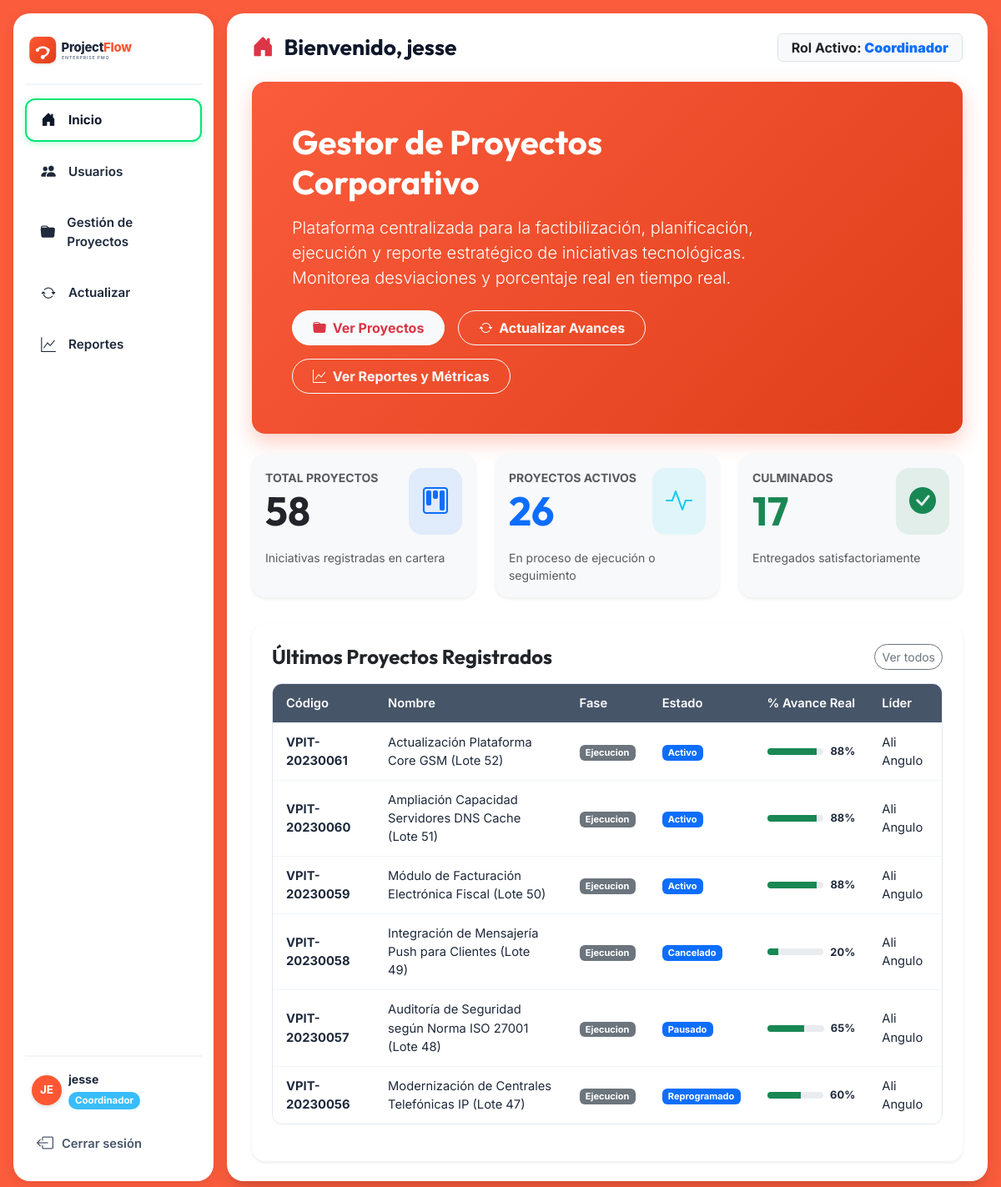
Page /admin_user/home/ (signed in) on the committed database.
### admin_user/models.py (models this page shows, shortened)
class CustomUser(AbstractUser):
    ROLE_ADMIN = 'Administrador'
    ROLE_COORDINATOR = 'Coordinador'
    ROLE_PMO = 'PMO'
    ROLE_GUEST = 'Invitado'
    ROLE_CHOICES = [
        (ROLE_ADMIN, 'Administrador'),
        (ROLE_COORDINATOR, 'Coordinador'),
        (ROLE_PMO, 'PMO'),
        (ROLE_GUEST, 'Invitado'),
    ]
    role = models.CharField(
        max_length=25,
        choices=ROLE_CHOICES,
        default=ROLE_COORDINATOR,
        verbose_name="Rol"
    )
    poo = models.CharField(
        max_length=120,
        blank=True,
        null=True,
        verbose_name="POO / Cargo"
    )
    personal_email = models.EmailField(
        blank=True,
        null=True,
        verbose_name="Correo Electrónico Personal"
    )
    phone = models.CharField(
        max_length=40,
        blank=True,
        null=True,
        verbose_name="Número de Teléfono"
    )
    avatar_color = models.CharField(
        max_length=20,
        default='#FF5733',
        verbose_name="Color de Avatar"
    )
    failed_login_attempts = models.PositiveIntegerField(
        default=0,
        verbose_name="Intentos Fallidos de Inicio de Sesión"
    )
    created_at = models.DateTimeField(auto_now_add=True, null=True, blank=True)
    updated_at = models.DateTimeField(auto_now=True, null=True, blank=True)
    class Meta:
        verbose_name = "Usuario"
        verbose_name_plural = "Usuarios"
        ordering = ['first_name', 'last_name', 'username']
    @property
    def full_name_or_username(self) -> str:
        full_name = self.get_full_name().strip()
        return full_name if full_name else self.username
    @property
    def initials(self) -> str:
        name = self.full_name_or_username
        parts = name.split()
        if len(parts) >= 2:
            return f"{parts[0][0]}{parts[1][0]}".upper()
        return name[:2].upper() if name else "US"
    @property
    def is_admin_role(self) -> bool:
        return self.is_superuser or self.role == self.ROLE_ADMIN
    @property
    def role_badge_class(self) -> str:
        badge_map = {
            self.ROLE_ADMIN: 'badge-admin',
            self.ROLE_COORDINATOR: 'badge-coordinador',
            self.ROLE_PMO: 'badge-pmo',
            self.ROLE_GUEST: 'badge-guest',
        }
        return badge_map.get(self.role, 'badge-pmo')

class Project(models.Model):
    FACTIBILIZATION = 'Factibilizacion'
    PLANNING = 'Planificacion'
    EXECUTION = 'Ejecucion'
    PHASE_CHOICES = [
        (FACTIBILIZATION, 'Factibilización'),
        (PLANNING, 'Planificación'),
        (EXECUTION, 'Ejecución'),
    ]
    ACTIVE = 'Activo'
    REPLANNED = 'Re-planificado'
    RESCHEDULED = 'Reprogramado'
    PAUSED = 'Pausado'
    CANCELLED = 'Cancelado'
    CLOSING = 'En cierre'
    COMPLETED = 'Culminado'
    PAP_OK = 'PAP OK'
    STATUS_CHOICES = [
        (ACTIVE, 'Activo'),
        (REPLANNED, 'Re-planificado'),
        (RESCHEDULED, 'Reprogramado'),
        (PAUSED, 'Pausado'),
        (CANCELLED, 'Cancelado'),
        (CLOSING, 'En cierre'),
        (COMPLETED, 'Culminado'),
        (PAP_OK, 'PAP OK'),
    ]
    PLAN_IN_CONSTRUCTION = 'Plan en Construcción'
    NOT_STARTED = 'Por iniciar'
    AHEAD = 'Adelantado'
    ON_TIME = 'A tiempo'
    ALERT = 'En alerta'
    RISK = 'En riesgo'
    SUSPENDED = 'Suspendido'
    NO_PLAN = 'Sin plan'
    NO_INDICATOR = 'Sin indicador'
    CLOSED = 'Cerrado'
    CANCELLED_STATUS = 'Cancelado'
    ESTATUS_CHOICES = [
        (PLAN_IN_CONSTRUCTION, 'Plan en Construcción'),
        (NOT_STARTED, 'Por iniciar'),
        (AHEAD, 'Adelantado'),
        (ON_TIME, 'A tiempo'),
        (ALERT, 'En alerta'),
        (RISK, 'En riesgo'),
        (SUSPENDED, 'Suspendido'),
        (NO_PLAN, 'Sin plan'),
        (NO_INDICATOR, 'Sin indicador'),
        (CLOSED, 'Cerrado'),
        (CANCELLED_STATUS, 'Cancelado'),
    ]
    code = models.CharField(
        max_length=50,
        blank=True,
        null=True,
        db_index=True,
        verbose_name="ID / Código de Proyecto"
    )
    name = models.CharField(
        max_length=200,
        verbose_name="Nombre del Proyecto"
    )
    description = models.TextField(
        blank=True,
        default="",
        verbose_name="Descripción del Proyecto"
    )
    objective = models.TextField(
        blank=True,
        default="",
        verbose_name="Objetivo del Proyecto"
    )
    owner = models.ForeignKey(
        CustomUser,
        on_delete=models.CASCADE,
        related_name='owned_projects',
        verbose_name="Líder / Propietario"
    )
    assigned_user = models.ForeignKey(
        CustomUser,
        on_delete=models.SET_NULL,
        related_name='assigned_projects',
        null=True,
        blank=True,
        verbose_name="Usuario Asignado"
    )
    start_date = models.DateField(
        null=True,
        blank=True,
        verbose_name="Fecha de Inicio"
    )
    cut_date = models.DateField(
        null=True,
        blank=True,
        verbose_name="Fecha de Corte"
    )
    end_date = models.DateField(
        null=True,
        blank=True,
        verbose_name="Fecha de Culminación"
    )
    procura = models.BooleanField(
        default=False,
        verbose_name="Procura"
    )
    real_percentage = models.CharField(
        max_length=10,
        default="0%",
        verbose_name="% Real"
    )
    planned_percentage = models.CharField(
        max_length=10,
        default="0%",
        verbose_name="% Plan"
    )
    deviation = models.CharField(
        max_length=10,
        blank=True,
        default="0%",
        verbose_name="% Desviación"
    )
    phase = models.CharField(
        max_length=25,
        choices=PHASE_CHOICES,
        default=FACTIBILIZATION,
        db_index=True,
        verbose_name="Fase"
    )
    status = models.CharField(
        max_length=25,
        choices=STATUS_CHOICES,
        default=ACTIVE,
        db_index=True,
        verbose_name="Estado"
    )
    estatus = models.CharField(
        max_length=30,
        choices=ESTATUS_CHOICES,
        default=NOT_STARTED,
        db_index=True,
        verbose_name="Estatus"
    )
    created_at = models.DateTimeField(auto_now_add=True, db_index=True)
    updated_at = models.DateTimeField(auto_now=True)
    class Meta:
        verbose_name = "Proyecto"
        verbose_name_plural = "Proyectos"
        ordering = ['-created_at']
    @property
    def display_id(self) -> str:
        return self.code if self.code else f"PRJ-{self.id:04d}"
    @property
    def real_pct_number(self) -> int:
        val = str(self.real_percentage).replace('%', '').strip()
        try:
            return int(val)
        except ValueError:
            return 0

### admin_user/views.py (the view)
# urls.py: path('home/', views.home, name='home'),
@login_required
def home(request: HttpRequest) -> HttpResponse:
    total_projects = Project.objects.count()
    completed_projects = Project.objects.filter(status=Project.COMPLETED).count()
    active_projects = Project.objects.filter(status=Project.ACTIVE).count()
    recent_projects = (
        Project.objects.select_related('owner', 'assigned_user')
        .order_by('-created_at')[:6]
    )
    return render(request, 'admin_user/home.html', {
        'total_projects': total_projects,
        'completed_projects': completed_projects,
        'active_projects': active_projects,
        'recent_projects': recent_projects,
    })

### admin_user/templates/admin_user/home.html (shortened to what this page needs)
{% extends 'admin_user/base.html' %}
{% load static %}
{% block content %}
<div class="view-header">
    <h1 class="view-header-title">
        <i class="bi bi-house-door-fill text-danger"></i> Bienvenido, {{ user.full_name_or_username }}
    </h1>
    <span class="badge bg-light text-dark border px-3 py-2 fs-6">
        Rol Activo: <strong class="text-primary">{{ user.role }}</strong>
    </span>
</div>
<div class="p-4 p-md-5 mb-4 rounded-4 text-white" style="background: linear-gradient(135deg, #FA5C3C 0%, #E03E1A 100%); box-shadow: 0 10px 25px rgba(250,92,60,0.3);">
    <div class="col-md-9 px-0">
        <h2 class="display-6 fw-bold">Gestor de Proyectos Corporativo</h2>
        <p class="lead my-3">
            Plataforma centralizada para la factibilización, planificación, ejecución y reporte estratégico de iniciativas tecnológicas. Monitorea desviaciones y porcentaje real en tiempo real.
        </p>
        <div class="d-flex gap-3 flex-wrap mt-4">
            <a href="{% url 'project_list' %}" class="btn btn-light text-danger fw-bold rounded-pill px-4 py-2">
                <i class="bi bi-folder-fill me-1"></i> Ver Proyectos
            </a>
            <a href="{% url 'project_actualizar' %}" class="btn btn-outline-light fw-bold rounded-pill px-4 py-2">
                <i class="bi bi-arrow-repeat me-1"></i> Actualizar Avances
            </a>
            <a href="{% url 'report_view' %}" class="btn btn-outline-light fw-bold rounded-pill px-4 py-2">
                <i class="bi bi-graph-up me-1"></i> Ver Reportes y Métricas
            </a>
        </div>
    </div>
</div>
<div class="row g-4 mb-4">
    <div class="col-md-4">
        <div class="card h-100 border-0 shadow-sm rounded-4 p-3 bg-light">
            <div class="d-flex align-items-center justify-content-between">
                <div>
                    <span class="text-muted fw-bold small text-uppercase">Total Proyectos</span>
                    <h3 class="display-5 fw-bold mb-0 text-dark">{{ total_projects }}</h3>
                </div>
                <div class="p-3 bg-primary bg-opacity-10 text-primary rounded-4 fs-2">
                    <i class="bi bi-kanban"></i>
                </div>
            </div>
            <div class="mt-3 text-muted small">Iniciativas registradas en cartera</div>
        </div>
    </div>
    <div class="col-md-4">
        <div class="card h-100 border-0 shadow-sm rounded-4 p-3 bg-light">
            <div class="d-flex align-items-center justify-content-between">
                <div>
                    <span class="text-muted fw-bold small text-uppercase">Proyectos Activos</span>
                    <h3 class="display-5 fw-bold mb-0 text-primary">{{ active_projects }}</h3>
                </div>
                <div class="p-3 bg-info bg-opacity-10 text-info rounded-4 fs-2">
                    <i class="bi bi-activity"></i>
                </div>
            </div>
            <div class="mt-3 text-muted small">En proceso de ejecución o seguimiento</div>
        </div>
    </div>
    <div class="col-md-4">
        <div class="card h-100 border-0 shadow-sm rounded-4 p-3 bg-light">
            <div class="d-flex align-items-center justify-content-between">
                <div>
                    <span class="text-muted fw-bold small text-uppercase">Culminados</span>
                    <h3 class="display-5 fw-bold mb-0 text-success">{{ completed_projects }}</h3>
                </div>
                <div class="p-3 bg-success bg-opacity-10 text-success rounded-4 fs-2">
                    <i class="bi bi-check-circle-fill"></i>
                </div>
            </div>
            <div class="mt-3 text-muted small">Entregados satisfactoriamente</div>
        </div>
    </div>
</div>
<div class="card border-0 shadow-sm rounded-4 p-4 mt-2">
    <div class="d-flex align-items-center justify-content-between mb-3">
        <h4 class="mb-0 fw-bold">Últimos Proyectos Registrados</h4>
        <a href="{% url 'project_list' %}" class="btn btn-sm btn-outline-secondary rounded-pill">Ver todos</a>
    </div>
    <div class="pf-table-wrapper">
        <table class="pf-table">
            <thead>
                <tr>
                    <th>Código</th>
                    <th>Nombre</th>
                    <th>Fase</th>
                    <th>Estado</th>
                    <th>% Avance Real</th>
                    <th>Líder</th>
                </tr>
            </thead>
            <tbody>
                {% for p in recent_projects %}
                <tr>
                    <td><strong>{{ p.display_id }}</strong></td>
                    <td>{{ p.name }}</td>
                    <td><span class="badge bg-secondary">{{ p.phase }}</span></td>
                    <td><span class="badge bg-primary">{{ p.status }}</span></td>
                    <td>
                        <div class="d-flex align-items-center gap-2">
                            <div class="progress flex-grow-1" style="height: 8px;">
                                <div class="progress-bar bg-success" role="progressbar" style="width: {{ p.real_pct_number }}%;"></div>
                            </div>
                            <span class="fw-bold small">{{ p.real_percentage }}</span>
                        </div>
                    </td>
                    <td>{{ p.owner.full_name_or_username }}</td>
                </tr>
                {% empty %}
                <tr>
                    <td colspan="6" class="text-center py-4 text-muted">No hay proyectos registrados aún.</td>
                </tr>
                {% endfor %}
            </tbody>
        </table>
    </div>
</div>
{% endblock %}

### admin_user/templates/admin_user/sidebar.html (shortened to what this page needs)
{% load static %}
<aside class="app-sidebar" id="appSidebar">
    <div>
        <div class="sidebar-brand">
            <a href="{% url 'home' %}" title="ProjectFlow">
                <img src="{% static 'images/projectflow-logo.svg' %}" alt="ProjectFlow Logo">
            </a>
        </div>
        <ul class="sidebar-nav">
            <li class="sidebar-nav-item {% if request.resolver_match.url_name == 'home' %}active{% endif %}">
                <a href="{% url 'home' %}">
                    <span class="sidebar-nav-icon"><i class="bi bi-house-door-fill"></i></span>
                    <span>Inicio</span>
                </a>
            </li>
            {% if user.is_authenticated and user.is_admin_role %}
            <li class="sidebar-nav-item {% if request.resolver_match.url_name in 'user_list,user_create,user_edit,user_reset_password' %}active{% endif %}">
                <a href="{% url 'user_list' %}">
                    <span class="sidebar-nav-icon"><i class="bi bi-people-fill"></i></span>
                    <span>Usuarios</span>
                </a>
            </li>
            {% endif %}
            <li class="sidebar-nav-item {% if request.resolver_match.url_name in 'project_list,project_create,project_edit,deliverable_manage' %}active{% endif %}">
                <a href="{% url 'project_list' %}">
                    <span class="sidebar-nav-icon"><i class="bi bi-folder-fill"></i></span>
                    <span>Gestión de Proyectos</span>
                </a>
            </li>
            <li class="sidebar-nav-item {% if request.resolver_match.url_name == 'project_actualizar' %}active{% endif %}">
                <a href="{% url 'project_actualizar' %}">
                    <span class="sidebar-nav-icon"><i class="bi bi-arrow-repeat"></i></span>
                    <span>Actualizar</span>
                </a>
            </li>
            <li class="sidebar-nav-item {% if request.resolver_match.url_name == 'report_view' %}active{% endif %}">
                <a href="{% url 'report_view' %}">
                    <span class="sidebar-nav-icon"><i class="bi bi-graph-up"></i></span>
                    <span>Reportes</span>
                </a>
            </li>
        </ul>
    </div>
    <div class="sidebar-footer">
        {% if user.is_authenticated %}
            <div class="d-flex align-items-center gap-2 mb-3 px-2">
                <div class="user-avatar-circle" style="background-color: {{ user.avatar_color|default:'#FA5C3C' }};">
                    {{ user.initials }}
                </div>
                <div class="overflow-hidden">
                    <div class="fw-bold text-truncate" style="font-size: 0.88rem;">{{ user.full_name_or_username }}</div>
                    <span class="role-badge {{ user.role_badge_class }}" style="min-width: auto; padding: 2px 8px; font-size: 0.72rem;">
                        {{ user.role }}
                    </span>
                </div>
            </div>
            <a href="{% url 'logout' %}" class="sidebar-logout-btn">
                <i class="bi bi-box-arrow-left fs-5"></i>
                <span>Cerrar sesión</span>
            </a>
        {% else %}
            <a href="{% url 'login' %}" class="btn btn-pf-blue w-100 justify-content-center">
                <i class="bi bi-box-arrow-in-right"></i>
                <span>Iniciar sesión</span>
            </a>
        {% endif %}
    </div>
</aside>

### rows in the picture
CustomUser: initials "JE", full_name_or_username "jesse", role "Coordinador"
Project: display_id "VPIT-20230061", name "Actualización Plataforma Core GSM (Lote 52)", phase "Ejecucion", status "Activo", real_percentage "88%", owner.full_name_or_username "Ali Angulo"
Project: display_id "VPIT-20230060", name "Ampliación Capacidad Servidores DNS Cache (Lote 51)", phase "Ejecucion", status "Activo", real_percentage "88%", owner.full_name_or_username "Ali Angulo"
Project: display_id "VPIT-20230059", name "Módulo de Facturación Electrónica Fiscal (Lote 50)", phase "Ejecucion", status "Activo", real_percentage "88%", owner.full_name_or_username "Ali Angulo"
Project: display_id "VPIT-20230058", name "Integración de Mensajería Push para Clientes (Lote 49)", phase "Ejecucion", status "Cancelado", real_percentage "20%", owner.full_name_or_username "Ali Angulo"
Project: display_id "VPIT-20230057", name "Auditoría de Seguridad según Norma ISO 27001 (Lote 48)", phase "Ejecucion", status "Pausado", real_percentage "65%", owner.full_name_or_username "Ali Angulo"
Project: display_id "VPIT-20230056", name "Modernización de Centrales Telefónicas IP (Lote 47)", phase "Ejecucion", status "Reprogramado", real_percentage "60%", owner.full_name_or_username "Ali Angulo"

### other values in the picture
{{ total_projects }} "58"
{{ active_projects }} "26"
{{ completed_projects }} "17"
